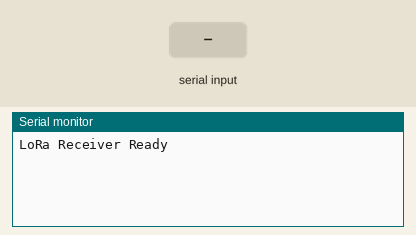
Simulated run of this sketch. Board: ESP32. On the bench: the last lines printed to the serial monitor. Inputs (shaded band) come from the test bench.

Above: at 1.2 s.
1.3 s: "1\n" received over the second serial link
At 2.2 s:
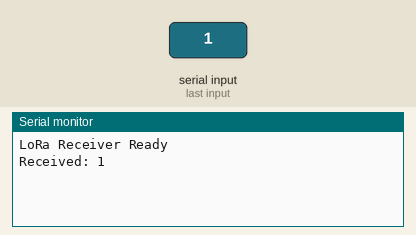
2.8 s: "0\n" received over the second serial link
At 3.3 s:
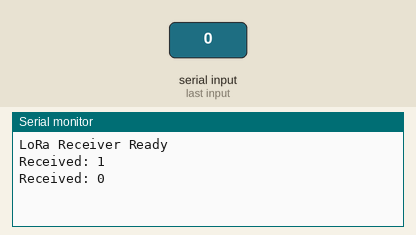
4.3 s: "2\n" received over the second serial link
At 5.7 s:
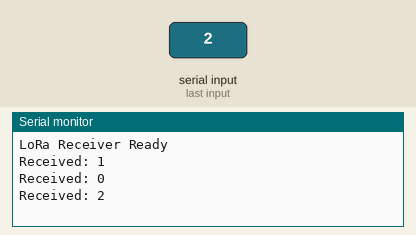

Measured:
- after the input at 1.3 s, the serial monitor: prints a new line at once (image 1)
- after the input at 2.8 s, the serial monitor: prints a new line at once (image 2)
- after the input at 4.3 s, the serial monitor: prints a new line at once (image 3)

The sketch:

receiver_node.ino
```cpp
#include <HardwareSerial.h>

HardwareSerial E22Serial(1); // UART1 for LoRa E22

void setup() {
  Serial.begin(115200);
  E22Serial.begin(9600, SERIAL_8N1, 16, 17); // RX2, TX2

  Serial.println("LoRa Receiver Ready");
}

void loop() {
  if (E22Serial.available()) {
    String msg = E22Serial.readStringUntil('\n');
    Serial.print("Received: ");
    Serial.println(msg);
  }
}
```
